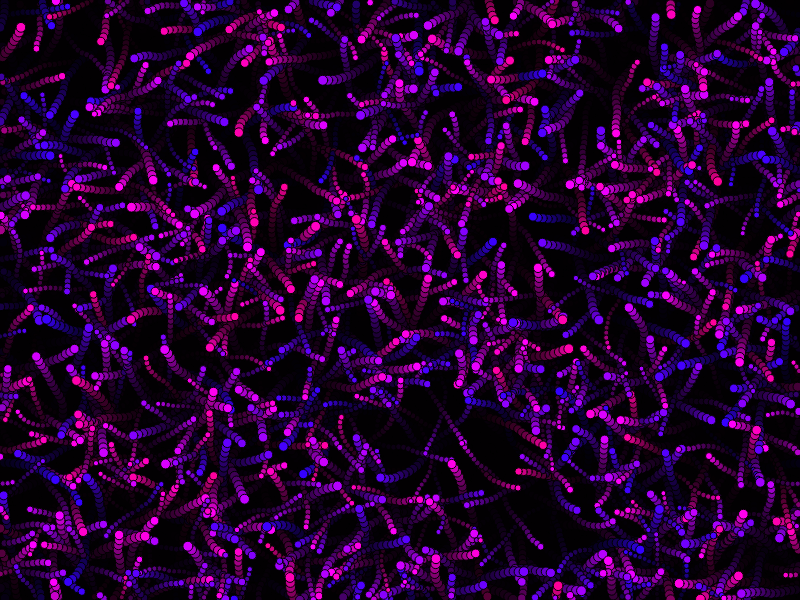
Frame 1 (no input)
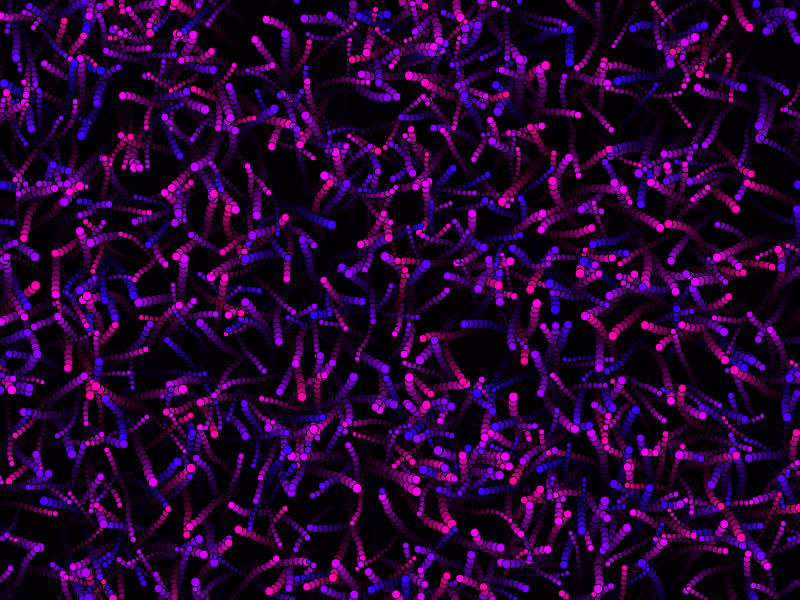
Frame 60 (no input)
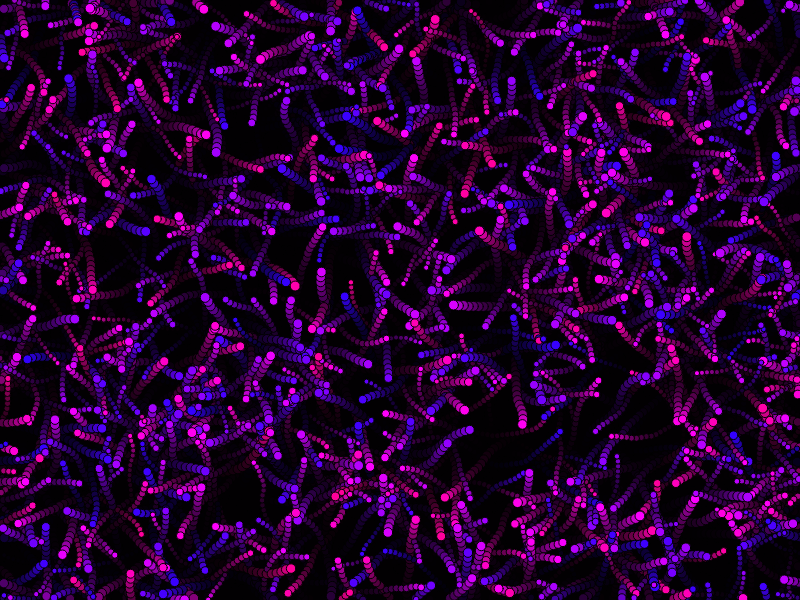
Frame 120 (the mouse pressed at the canvas centre since frame 60)

The p5.js sketch that drew these frames (run headless with seeded random() and noise() and a simulated clock; from frame 60 on, the mouse is pressed at the canvas centre):

// p5.js sketch
// ── sketch.js
// Particle system performance test
// 
// Chrome Results:
//  "Drawing 200x times took: 1708.16ms."
// 
// Firefox Results:
//  "Drawing 200x times took: 3761.27ms."
//  
// Edge Results:
//  "Drawing 200x times took: 8362.05ms."
// 
// IE11 Results:
//  "Drawing 200x times took: 8665.79ms."
// 
// Editor results:
//  "Drawing 200x times took: 4480.28ms."

p5.disableFriendlyErrors = true;

var iterations = 200;
var numParticles = 1000;
var particles = [];

function setup() {
  createCanvas(800, 600);
  colorMode(HSB, 100);

  for (var i = 0; i < numParticles; i++) {
    particles.push({
      x: random(0, width),
      y: random(0, height),
      heading: random(0, TWO_PI),
      radius: random(5, 10),
      color: color(random(70, 90), 100, 100)
    })
  }

  var start = millis();
  for (var i = 0; i < iterations; i++) {
    draw();
  }
  var elapsed = millis() - start;
  console.log("Drawing " + iterations + "x times took: " + elapsed.toFixed(2) + 
    "ms.");
}

function draw() {
  // Clear with an alpha for trail effect
  background(0, 20);

  for (var i = 0; i < particles.length; i++) {
    var particle = particles[i];

    // Randomly adjust the heading
    particle.heading += random(-PI / 12, PI / 12);

    // Move the particle
    particle.x += 5 * cos(particle.heading);
    particle.y += 5 * sin(particle.heading);

    // Wrap particles around the edges of the screen
    if (particle.x > width) particle.x = particle.x - width;
    else if (particle.x < 0) particle.x = width + particle.x;
    if (particle.y > height) particle.y = particle.y - height;
    else if (particle.y < 0) particle.y = height + particle.y;

    // Draw particle
    fill(particle.color);
    ellipse(particle.x, particle.y, particle.radius, particle.radius);
  }
}
